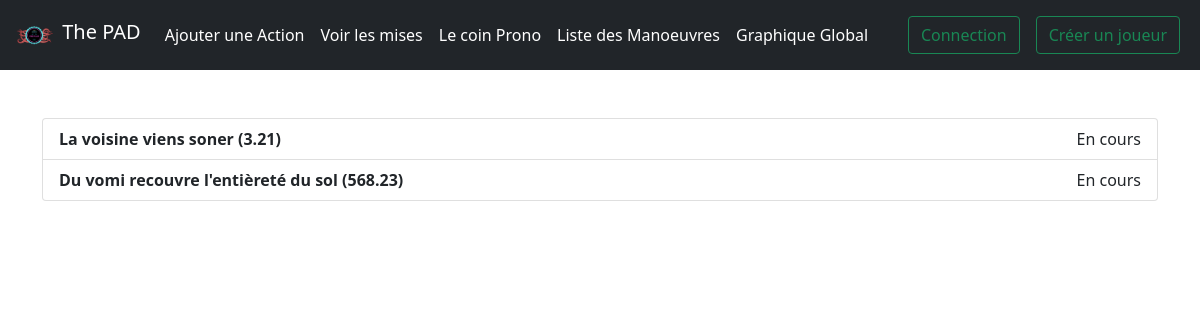
The page /pari on the database as committed earlier.
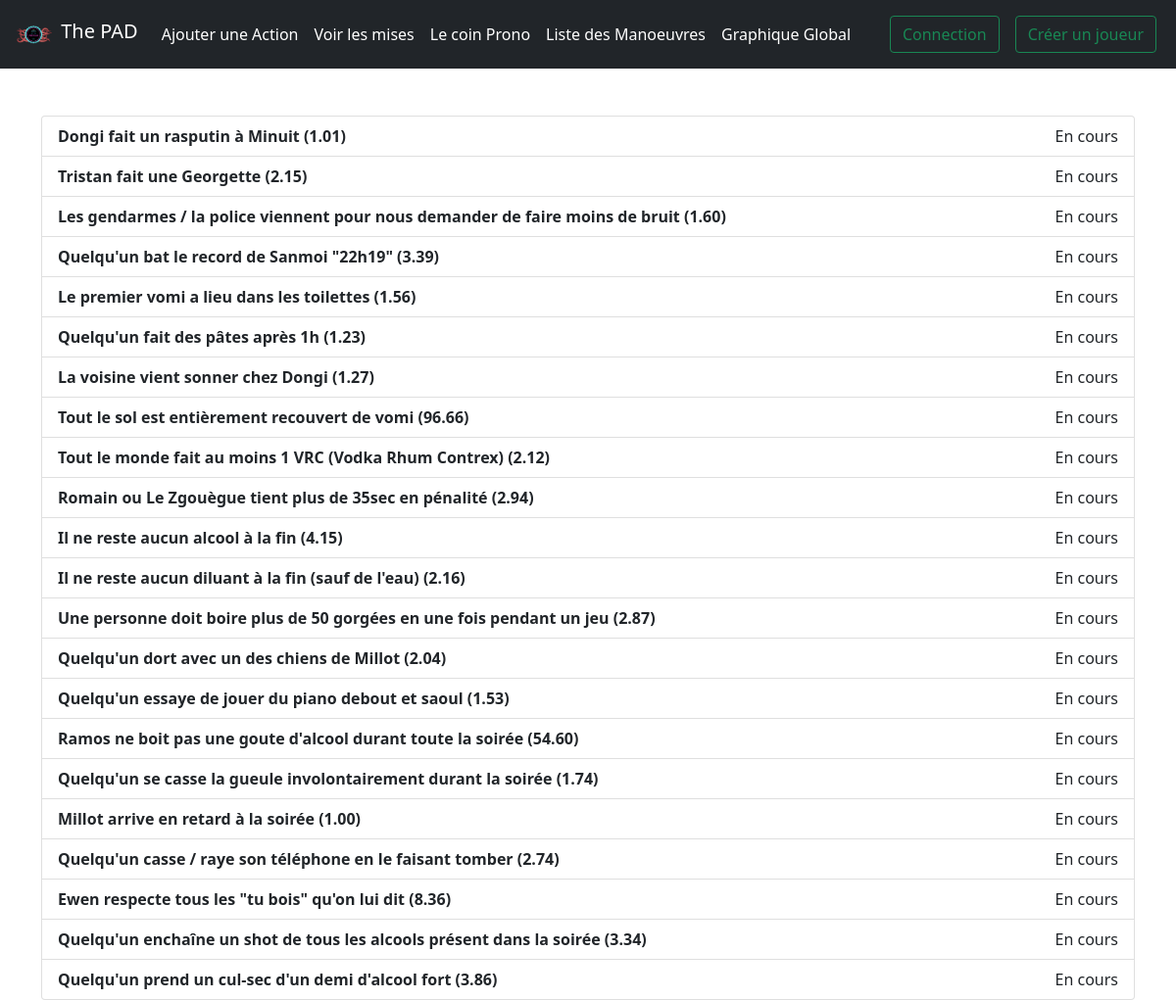
The same page on the database as committed later.
### game/models.py (models this page shows, shortened)
class Pari(models.Model) :
    intitule = models.CharField(max_length=200)
    cote = models.DecimalField(max_digits=12, decimal_places=2)
    reussi = models.IntegerField(default=0) #0 pas de réponse / 1 Réussi / 2 Raté
    def __str__(self) :
        return self.intitule + f" ({self.cote})";

### game/views.py (the view, shortened to what this page needs)
# urls.py: path('pari', views.pari, name="pari"),
def pari(request) :
    list_pari = Pari.objects.order_by('reussi')
    return render(request, 'game/pari.html', {'liste_pari' : list_pari})

### game/templates/game/pari.html (shortened to what this page needs)
{% extends 'game/base.html' %}
{% block content %}
    <ul class="list-group">
    {% for pari in liste_pari %}
        <li class="list-group-item">
            <b>{{pari}}</b>
            {% if pari.reussi == 0 %}
                <div style="text-align: left;float: right;">En cours</div>
            {% elif pari.reussi == 2 %}
                <div style="text-align:right;float:right;color:darkred;"> Non Réussi </div>
            {% elif pari.reussi == 1 %}
                <div style="text-align:right;float:right;color:darkgreen"> Réussi </div>
            {% endif %}
        </li>
    {% endfor %}
    </ul>
{% endblock %}

Rows that differ between the two databases and show on the page:
removed Pari: intitule+cote "La voisine viens soner (3.21)", reussi "En cours"
removed Pari: intitule+cote "Du vomi recouvre l'entièreté du sol (568.23)", reussi "En cours"
added Pari: intitule+cote "Dongi fait un rasputin à Minuit (1.01)", reussi "En cours"
added Pari: intitule+cote "Tristan fait une Georgette (2.15)", reussi "En cours"
added Pari: intitule+cote "Les gendarmes / la police viennent pour nous demander de faire moins de bruit (1.60)", reussi "En cours"
added Pari: intitule+cote "Quelqu'un bat le record de Sanmoi \"22h19\" (3.39)", reussi "En cours"
added Pari: intitule+cote "Le premier vomi a lieu dans les toilettes (1.56)", reussi "En cours"
added Pari: intitule+cote "Quelqu'un fait des pâtes après 1h (1.23)", reussi "En cours"
added Pari: intitule+cote "La voisine vient sonner chez Dongi (1.27)", reussi "En cours"
added Pari: intitule+cote "Tout le sol est entièrement recouvert de vomi (96.66)", reussi "En cours"
added Pari: intitule+cote "Tout le monde fait au moins 1 VRC (Vodka Rhum Contrex) (2.12)", reussi "En cours"
added Pari: intitule+cote "Romain ou Le Zgouègue tient plus de 35sec en pénalité (2.94)", reussi "En cours"
added Pari: intitule+cote "Il ne reste aucun alcool à la fin (4.15)", reussi "En cours"
added Pari: intitule+cote "Il ne reste aucun diluant à la fin (sauf de l'eau) (2.16)", reussi "En cours"
added Pari: intitule+cote "Une personne doit boire plus de 50 gorgées en une fois pendant un jeu (2.87)", reussi "En cours"
added Pari: intitule+cote "Quelqu'un dort avec un des chiens de Millot (2.04)", reussi "En cours"
added Pari: intitule+cote "Quelqu'un essaye de jouer du piano debout et saoul (1.53)", reussi "En cours"
added Pari: intitule+cote "Ramos ne boit pas une goute d'alcool durant toute la soirée (54.60)", reussi "En cours"
added Pari: intitule+cote "Quelqu'un se casse la gueule involontairement durant la soirée (1.74)", reussi "En cours"
added Pari: intitule+cote "Millot arrive en retard à la soirée (1.00)", reussi "En cours"
added Pari: intitule+cote "Quelqu'un casse / raye son téléphone en le faisant tomber (2.74)", reussi "En cours"
added Pari: intitule+cote "Ewen respecte tous les \"tu bois\" qu'on lui dit (8.36)", reussi "En cours"
added Pari: intitule+cote "Quelqu'un enchaîne un shot de tous les alcools présent dans la soirée (3.34)", reussi "En cours"
added Pari: intitule+cote "Quelqu'un prend un cul-sec d'un demi d'alcool fort (3.86)", reussi "En cours"
